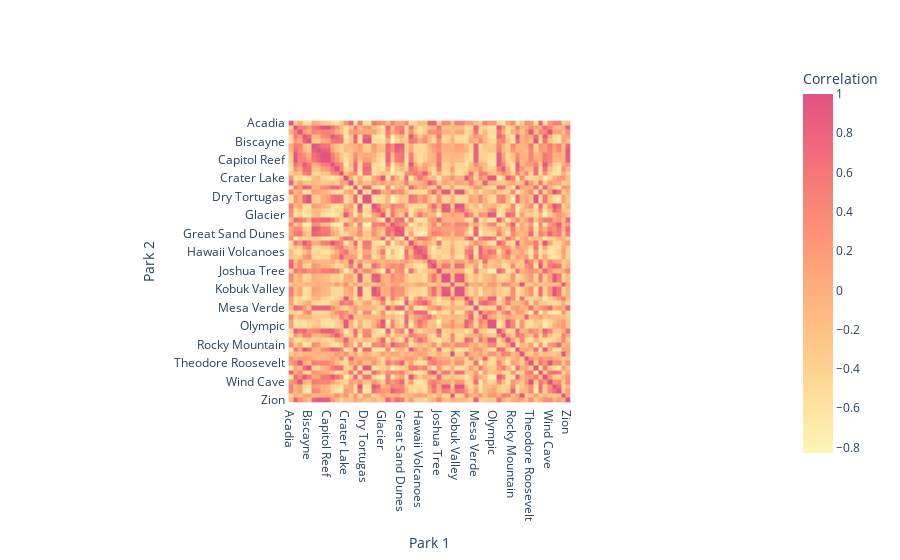

The cell this chart's notebook holds for it:
### Code cell
weather_sp_array = Cluster('Yosemite National Park', 'Mar', 'Similar').combine_weather_sp()
ordered_code_name = Cluster('Yosemite National Park', 'Mar', 'Similar').kmeans()[5][['park', 'Park Code']]

corr = np.corrcoef(weather_sp_array)

names = ordered_code_name['park'].tolist()
shortened_names = []
for name in names:
    if name == 'National Park of American Samoa':
        short_name == 'American Samoa National Park'
    else:
        short_name = name.replace('National Park', '')
    shortened_names.append(short_name)

codes = ordered_code_name['Park Code'].tolist()
df_corr = pd.DataFrame(corr, index = shortened_names, columns = shortened_names)

X = np.repeat(shortened_names, len(df_corr.columns)).reshape(len(df_corr), len(df_corr))

fig = px.imshow(df_corr, labels = dict(x = 'Park 1', y = 'Park 2', color = 'Correlation'), color_continuous_scale = 'Pinkyl')
fig.update(data=[{'customdata': np.swapaxes(X, 0, 1), 
    'hovertemplate': 'Park 1: %{customdata}<br>Park 2: %{y}<br>r: %{z}<extra></extra>'}])
fig.show()

### Figure 1 — Plotly figure (JSON) as saved in the notebook; plotly's stock layout.template omitted (floating-point values rounded to 4 significant figures; data arrays with more than 128 entries replaced by an {"elided": "..."} marker saying what was removed)
{"data": [{"coloraxis": "coloraxis", "customdata": {"elided": "62x62 str values"}, "hovertemplate": "Park 1: %{customdata}<br>Park 2: %{y}<br>r: %{z}<extra></extra>", "name": "0", "type": "heatmap", "x": ["Acadia ", "Arches ", "Badlands ", "Big Bend ", "Biscayne ", "Black Canyon of the Gunnison ", "Bryce Canyon ", "Canyonlands ", "Capitol Reef ", "Carlsbad Caverns ", "Channel Islands ", "Congaree ", "Crater Lake ", "Cuyahoga Valley ", "Death Valley ", "Denali ", "Dry Tortugas ", "Everglades ", "Gates Of The Arctic ", "Glacier Bay ", "Glacier ", "Grand Canyon ", "Grand Teton ", "Great Basin ", "Great Sand Dunes ", "Great Smoky Mountains ", "Guadalupe Mountains ", "Haleakala ", "Hawaii Volcanoes ", "Hot Springs ", "Indiana Dunes ", "Isle Royale ", "Joshua Tree ", "Katmai ", "Kenai Fjords ", "Kings Canyon ", "Kobuk Valley ", "Lake Clark ", "Lassen Volcanic ", "Mammoth Cave ", "Mesa Verde ", "Mount Rainier ", "Mount Rainier ", "New River Gorge  and Preserve", "North Cascades ", "Olympic ", "Petrified Forest ", "Pinnacles ", "Redwood ", "Rocky Mountain ", "Saguaro ", "Sequoia ", "Shenandoah ", "Theodore Roosevelt ", "Virgin Islands ", "Voyageurs ", "White Sands ", "Wind Cave ", "Wrangell - St Elias ", "Yellowstone ", "Yosemite ", "Zion "], "xaxis": "x", "y": ["Acadia ", "Arches ", "Badlands ", "Big Bend ", "Biscayne ", "Black Canyon of the Gunnison ", "Bryce Canyon ", "Canyonlands ", "Capitol Reef ", "Carlsbad Caverns ", "Channel Islands ", "Congaree ", "Crater Lake ", "Cuyahoga Valley ", "Death Valley ", "Denali ", "Dry Tortugas ", "Everglades ", "Gates Of The Arctic ", "Glacier Bay ", "Glacier ", "Grand Canyon ", "Grand Teton ", "Great Basin ", "Great Sand Dunes ", "Great Smoky Mountains ", "Guadalupe Mountains ", "Haleakala ", "Hawaii Volcanoes ", "Hot Springs ", "Indiana Dunes ", "Isle Royale ", "Joshua Tree ", "Katmai ", "Kenai Fjords ", "Kings Canyon ", "Kobuk Valley ", "Lake Clark ", "Lassen Volcanic ", "Mammoth Cave ", "Mesa Verde ", "Mount Rainier ", "Mount Rainier ", "New River Gorge  and Preserve", "North Cascades ", "Olympic ", "Petrified Forest ", "Pinnacles ", "Redwood ", "Rocky Mountain ", "Saguaro ", "Sequoia ", "Shenandoah ", "Theodore Roosevelt ", "Virgin Islands ", "Voyageurs ", "White Sands ", "Wind Cave ", "Wrangell - St Elias ", "Yellowstone ", "Yosemite ", "Zion "], "yaxis": "y", "z": {"elided": "62x62 float values"}}], "layout": {"coloraxis": {"colorbar": {"title": {"text": "Correlation"}}, "colorscale": [[0, "rgb(254, 246, 181)"], [0.1667, "rgb(255, 221, 154)"], [0.3333, "rgb(255, 194, 133)"], [0.5, "rgb(255, 166, 121)"], [0.6667, "rgb(250, 138, 118)"], [0.8333, "rgb(241, 109, 122)"], [1, "rgb(225, 83, 131)"]]}, "margin": {"t": 60}, "xaxis": {"anchor": "y", "constrain": "domain", "domain": [0, 1], "scaleanchor": "y", "title": {"text": "Park 1"}}, "yaxis": {"anchor": "x", "autorange": "reversed", "constrain": "domain", "domain": [0, 1], "title": {"text": "Park 2"}}}}
